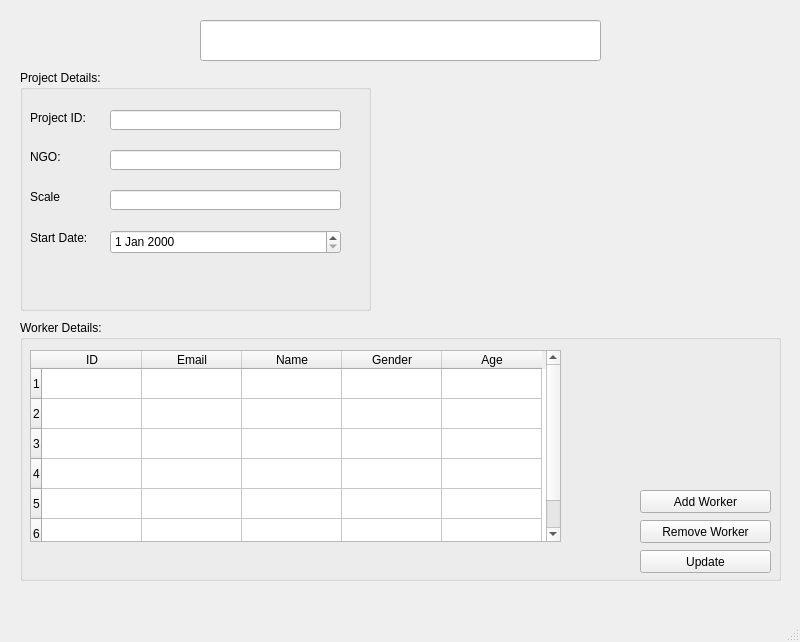
<?xml version="1.0" encoding="UTF-8"?>
<ui version="4.0">
 <class>SearchScreen</class>
 <widget class="QMainWindow" name="SearchScreen">
  <property name="geometry">
   <rect>
    <x>0</x>
    <y>0</y>
    <width>800</width>
    <height>642</height>
   </rect>
  </property>
  <property name="windowTitle">
   <string>Search</string>
  </property>
  <widget class="QWidget" name="centralwidget">
   <widget class="QLineEdit" name="projectName">
    <property name="geometry">
     <rect>
      <x>200</x>
      <y>20</y>
      <width>401</width>
      <height>41</height>
     </rect>
    </property>
    <property name="text">
     <string/>
    </property>
   </widget>
   <widget class="QGroupBox" name="groupBox">
    <property name="geometry">
     <rect>
      <x>20</x>
      <y>70</y>
      <width>351</width>
      <height>241</height>
     </rect>
    </property>
    <property name="title">
     <string>Project Details:</string>
    </property>
    <widget class="QLabel" name="label">
     <property name="geometry">
      <rect>
       <x>10</x>
       <y>40</y>
       <width>61</width>
       <height>16</height>
      </rect>
     </property>
     <property name="text">
      <string>Project ID:</string>
     </property>
    </widget>
    <widget class="QLabel" name="label_2">
     <property name="geometry">
      <rect>
       <x>10</x>
       <y>80</y>
       <width>47</width>
       <height>13</height>
      </rect>
     </property>
     <property name="text">
      <string>NGO:</string>
     </property>
    </widget>
    <widget class="QLabel" name="label_3">
     <property name="geometry">
      <rect>
       <x>10</x>
       <y>120</y>
       <width>47</width>
       <height>13</height>
      </rect>
     </property>
     <property name="text">
      <string>Scale</string>
     </property>
    </widget>
    <widget class="QLabel" name="label_4">
     <property name="geometry">
      <rect>
       <x>10</x>
       <y>160</y>
       <width>71</width>
       <height>16</height>
      </rect>
     </property>
     <property name="text">
      <string>Start Date:</string>
     </property>
    </widget>
    <widget class="QLineEdit" name="projectID">
     <property name="geometry">
      <rect>
       <x>90</x>
       <y>40</y>
       <width>231</width>
       <height>20</height>
      </rect>
     </property>
    </widget>
    <widget class="QLineEdit" name="ngoName">
     <property name="geometry">
      <rect>
       <x>90</x>
       <y>80</y>
       <width>231</width>
       <height>20</height>
      </rect>
     </property>
    </widget>
    <widget class="QLineEdit" name="scale">
     <property name="geometry">
      <rect>
       <x>90</x>
       <y>120</y>
       <width>231</width>
       <height>20</height>
      </rect>
     </property>
    </widget>
    <widget class="QDateEdit" name="startDate">
     <property name="geometry">
      <rect>
       <x>90</x>
       <y>160</y>
       <width>231</width>
       <height>24</height>
      </rect>
     </property>
    </widget>
   </widget>
   <widget class="QGroupBox" name="groupBox_2">
    <property name="geometry">
     <rect>
      <x>20</x>
      <y>320</y>
      <width>761</width>
      <height>261</height>
     </rect>
    </property>
    <property name="title">
     <string>Worker Details:</string>
    </property>
    <widget class="QTableWidget" name="workerDetails">
     <property name="geometry">
      <rect>
       <x>10</x>
       <y>30</y>
       <width>531</width>
       <height>192</height>
      </rect>
     </property>
     <property name="rowCount">
      <number>6</number>
     </property>
     <row/>
     <row/>
     <row/>
     <row/>
     <row/>
     <row/>
     <column>
      <property name="text">
       <string>ID</string>
      </property>
     </column>
     <column>
      <property name="text">
       <string>Email</string>
      </property>
     </column>
     <column>
      <property name="text">
       <string>Name</string>
      </property>
     </column>
     <column>
      <property name="text">
       <string>Gender</string>
      </property>
     </column>
     <column>
      <property name="text">
       <string>Age</string>
      </property>
     </column>
    </widget>
    <widget class="QPushButton" name="addWorkerBtn">
     <property name="geometry">
      <rect>
       <x>620</x>
       <y>170</y>
       <width>131</width>
       <height>23</height>
      </rect>
     </property>
     <property name="text">
      <string>Add Worker</string>
     </property>
    </widget>
    <widget class="QPushButton" name="removeWorkerBtn">
     <property name="geometry">
      <rect>
       <x>620</x>
       <y>200</y>
       <width>131</width>
       <height>23</height>
      </rect>
     </property>
     <property name="text">
      <string>Remove Worker</string>
     </property>
    </widget>
    <widget class="QPushButton" name="updateBtn">
     <property name="geometry">
      <rect>
       <x>620</x>
       <y>230</y>
       <width>131</width>
       <height>23</height>
      </rect>
     </property>
     <property name="text">
      <string>Update</string>
     </property>
    </widget>
   </widget>
  </widget>
  <widget class="QMenuBar" name="menubar">
   <property name="geometry">
    <rect>
     <x>0</x>
     <y>0</y>
     <width>800</width>
     <height>24</height>
    </rect>
   </property>
  </widget>
  <widget class="QStatusBar" name="statusbar"/>
 </widget>
 <resources/>
 <connections/>
</ui>
